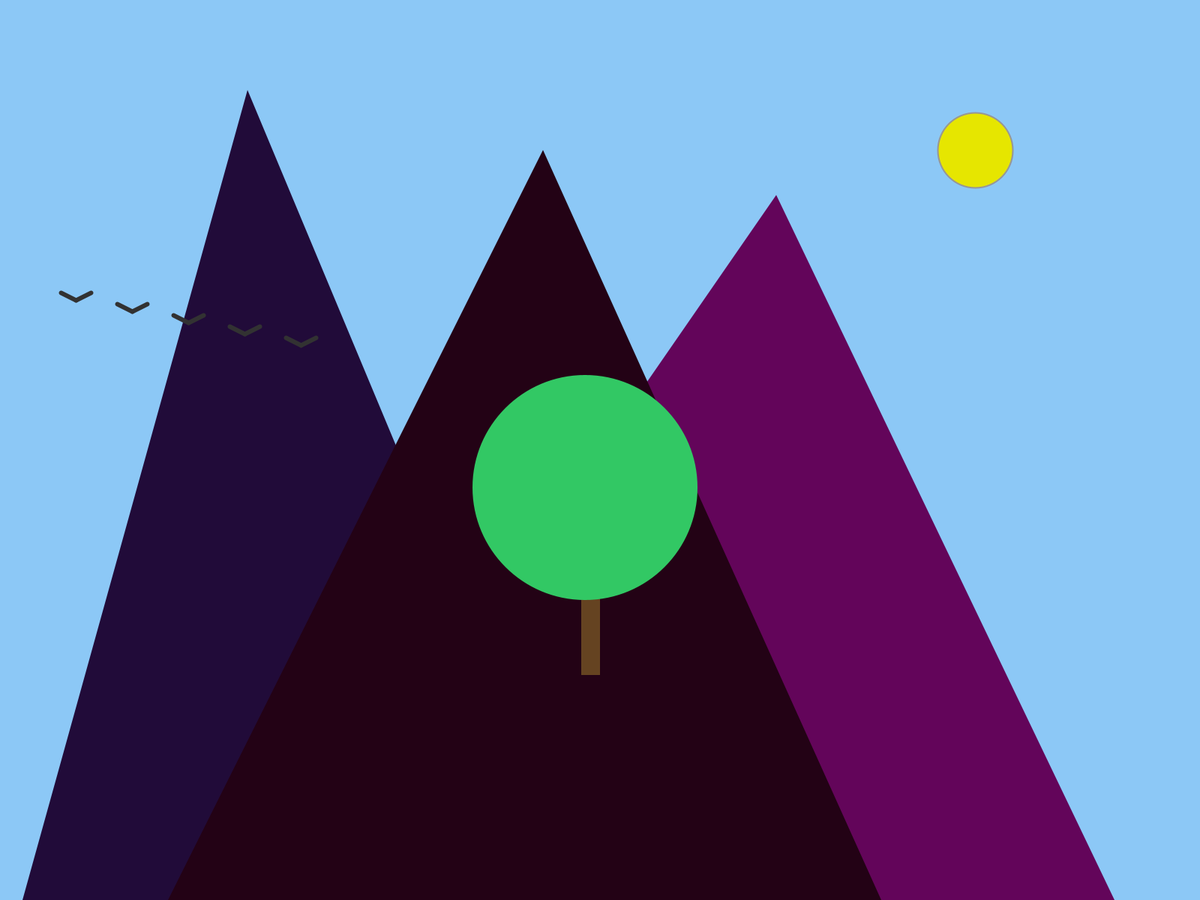
Frame 1 (no input)
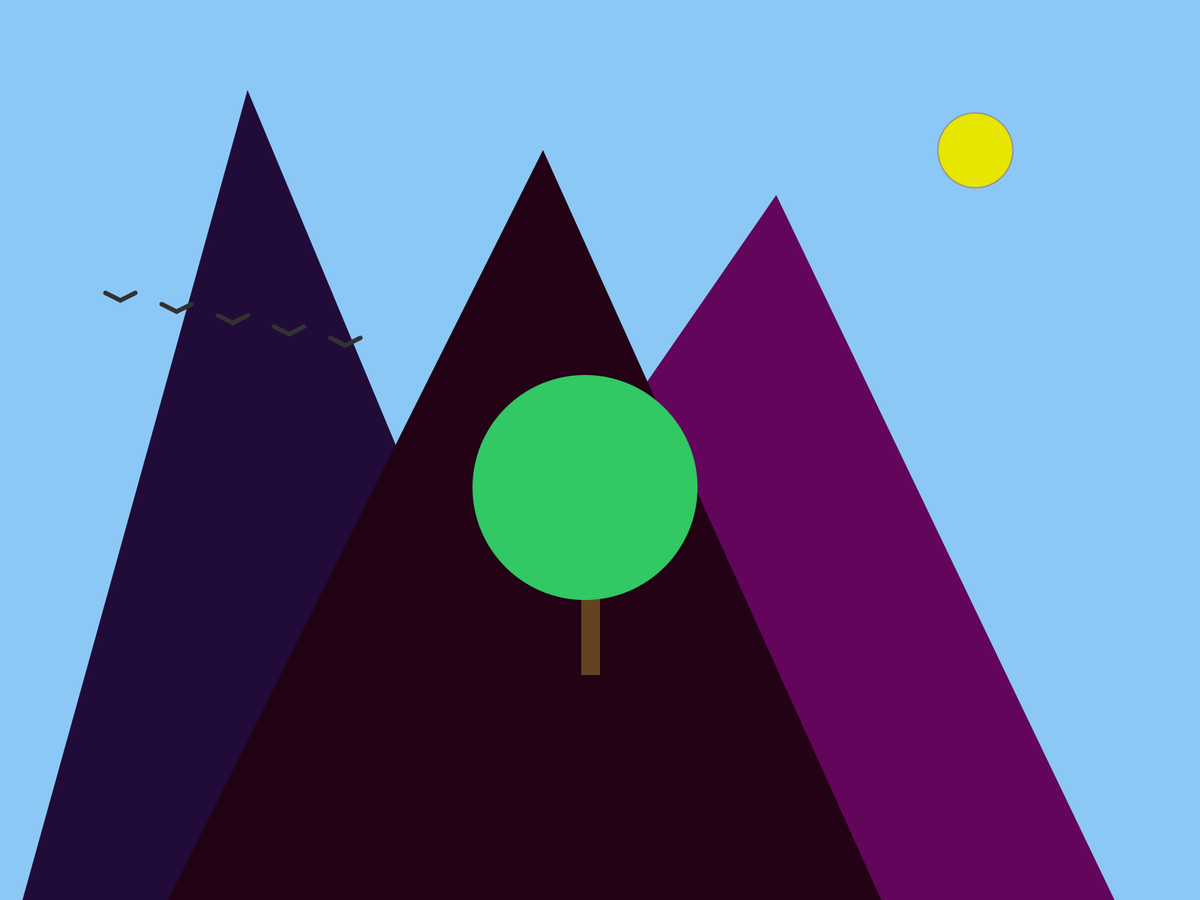
Frame 60 (the mouse pressed at the canvas centre just before this capture)
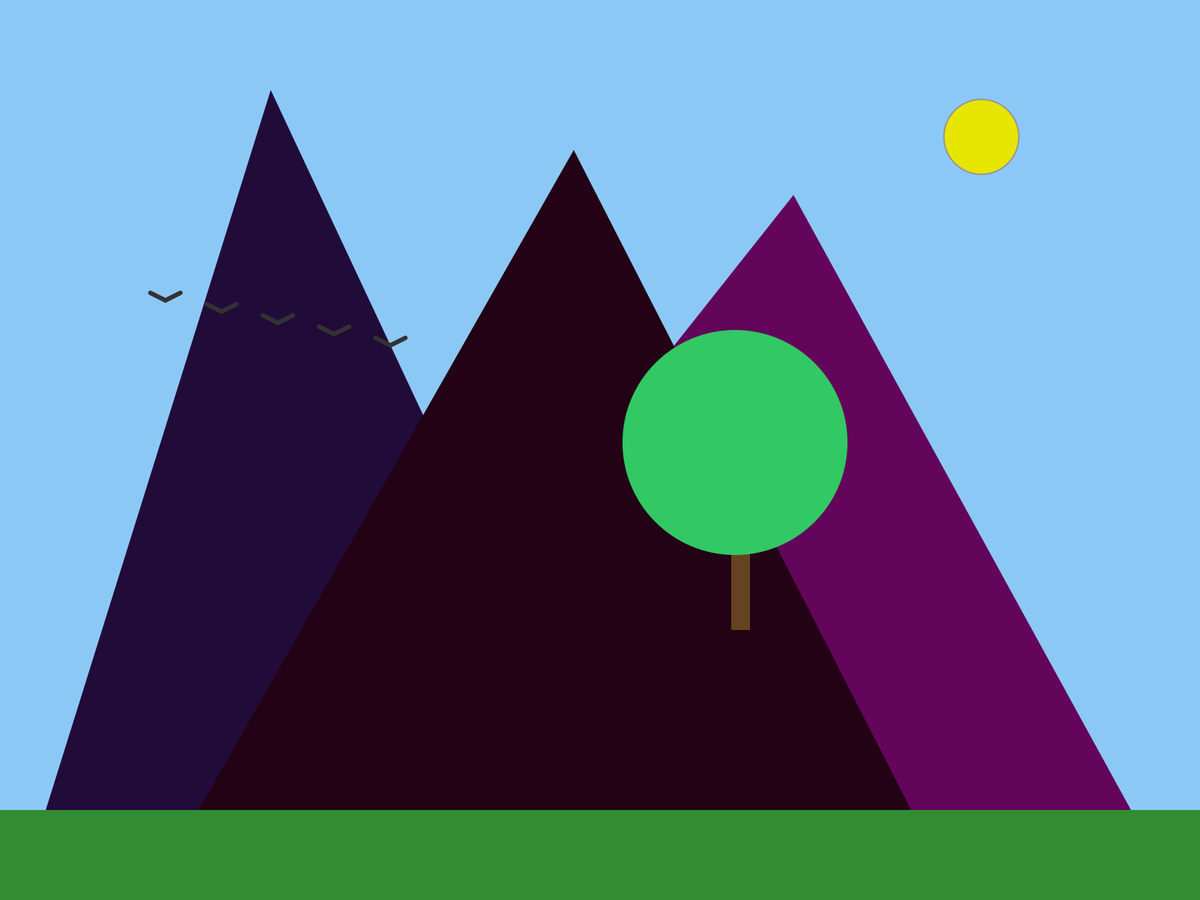
Frame 120 (the mouse held since frame 60 and released just before this capture)

The Processing sketch that drew these frames (run headless with seeded random() and noise(); from frame 60 on, the mouse is pressed at the canvas centre):

// Processing sketch: motion_parallax
// ── motion_parallax.pde

color sky = color(140,200,random(230,255));

class Field{

  color field_color; 
  float vertical_scalar = 0.2; 
  float field_height;
  
  Field(){
    field_color = color(50,random(100,255),50);
  }
 
 void update_field_height(){
   field_height = mouseY * vertical_scalar;
 }
 
 void draw_field(){
   
   fill(field_color);
   rect(0,(height-field_height),width, (height-field_height));
 } 
}

class Bird{
  
  int xpos;
  int ypos; 
  boolean right = true; 
  
  Bird(int x, int y){
    xpos = x;
    ypos = y;
  }
  
  void draw_bird(){
    
    stroke(50);
    strokeWeight(6);
    line(xpos,ypos,xpos-20,ypos-10);
    line(xpos,ypos,xpos+20,ypos-10);
    noStroke();
    
  }
  
  
  
}

class Flock{
  
  int posx;
  int posy;
  int numbirds; 
  Bird[] birds;
  
  Flock(int num, int x, int y){
    posx = x;
    posy = y;
    numbirds = num;
    birds = new Bird[numbirds];
  }
  
  void create(){
    
    for(int i = 0; i <= (numbirds - 1); i++){
      birds[i] = new Bird(posx + (75 * i), posy+(15*i));
      println(birds[i].xpos);
    }
  }
   
  void draw_flock(){
    for(int i = 0; i <= (numbirds - 1); i++){
      birds[i].draw_bird();
      
    }
  }
  
  void move(){
    posx += 1;
    //posy ++;
    for(int i = 0; i <= (numbirds - 1); i++){
      if(birds[i].xpos >= (width-200)){
        birds[i].right = false;
      }
      if(birds[i].xpos <= (200)){
        birds[i].right = true;
      }
      if(birds[i].right){        
        birds[i].xpos += 1;
      }
      else{
        birds[i].xpos -= 1;
      }
        
    }
  }
  
}

class Sun{
  int xpos;
  int ypos;
  
  Sun(int x, int y){
    xpos = x;
    ypos = y;
  }
  
  void draw_sun(){
    
    stroke(150);
    fill(230,230,0);
    strokeWeight(2);
    ellipse(xpos,ypos,100,100);
    noStroke();
  }
  
  void update_sun(){
    xpos = (int) (width - 300 + (mouseX * 0.01));
    ypos = (int) (200 - (mouseY * 0.03));
    //xpos = xpos + (int)((500 - mouseX) * 0.01);
    //ypos = ypos + (int)((500 - mouseY) * 0.01);
  }
  
}

class Tree{
  int xpos;
  int ypos;
  
  Tree(int x, int y){
    xpos = x;
    ypos = y;
  }
  
  void draw_tree(){
    
    fill(101,67,33);
    rect(xpos,ypos-50,25, 150);
    fill(50,200,100);
    ellipse(xpos+5,ypos-150,300,300);
  }
  
  void update_tree(){
    xpos = (int) (900 + ((mouseX - 500)* 0.25));
    ypos = (int) (750 - ((mouseY - 500)* 0.1));

  }
  
}

class Mountain{
  int xpos1;
  int ypos1;
  int xpos2;
  int ypos2;
  int xpos3;
  int ypos3;
  
  int base;
  double scalar;
  
  Mountain(int b, double s){
    base = b;
    scalar = s;
  }
  
  color mt = color(random(0,105),random(0,25),random(0,105));
  
  void update_mountain(){
    xpos1 = (int) (250+ base + ((mouseX - 500) * scalar)); // top
    ypos1 = 100 + (int)(0.2 * base);
    xpos2 = (int) ((base*0.5) + ((mouseX - 500) * scalar)); // bottom left
    ypos2 = height - (int)(mouseY*0.2);
    xpos3 = (int) ((mouseX - 500) * scalar)+ base + 700; // bottom right
    ypos3 = height - (int)(mouseY*0.2);
    
    
    //xpos1 = (int) (base + ((mouseX - 500) * scalar));
    //ypos1 = (int) (250 +((mouseY - 500)* (scalar - 0.02)));
    //xpos2 = (int) (xpos1 + 300 + ((mouseX - 500)* scalar));
    //ypos2 = height - (int)(mouseY*0.2);
    //xpos3 = (int) base + 500;
    //ypos3 = height - (int)(mouseY*0.2);
  }
  
  void draw_mountain(){
    fill(mt);
    triangle(xpos1,ypos1,xpos2,ypos2,xpos3,ypos3);
    
  }
  
}





Field field = new Field();

Sun sun = new Sun(1100,300);
Tree tree = new Tree(width/2, 750);
Mountain mt1 = new Mountain(800,0.03);
Mountain mt2 = new Mountain(100,0.04);
Mountain mt3 = new Mountain(500,0.05);

int num_birds = 5;
int flock_x = 100;
int flock_y = 400;
Flock flock = new Flock(num_birds, 100,400);


void setup(){
  fullScreen();
  noStroke();
  
  background(sky);
  
  
  flock.create();
  flock.draw_flock();
  sun.draw_sun();
  tree.draw_tree();
  mt1.draw_mountain();
  mt2.draw_mountain();
  mt3.draw_mountain();

  
}


void draw(){  
  background(sky);
  
  mt1.update_mountain();
  mt1.draw_mountain();
  mt2.update_mountain();
  mt2.draw_mountain();
  mt3.update_mountain();
  mt3.draw_mountain();
  
  
  field.update_field_height();
  field.draw_field();
  
  sun.update_sun();
  sun.draw_sun();

  tree.update_tree();
  tree.draw_tree();
  flock.move();
  flock.draw_flock();
  
}
